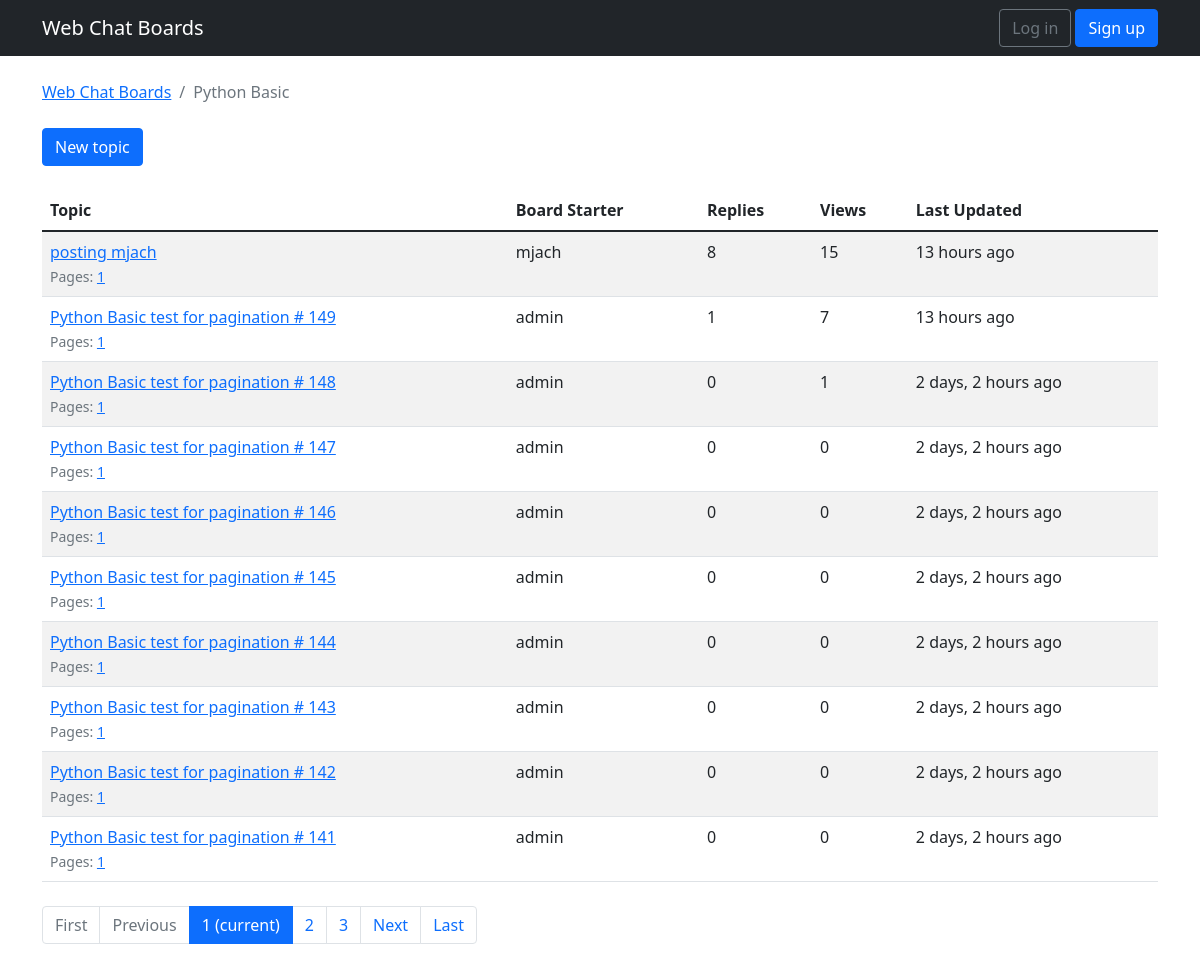
Screenshot of /board_topic/1/ with the database file from the repository.
### webchat/models.py (models this page shows, shortened)
class ChatBoard(models.Model):
    name = models.CharField(max_length = 35, unique = True)
    details = models.CharField(max_length = 150)

class ChatTopic(models.Model):
    subject = models.CharField(max_length = 250)
    lastUpdate = models.DateTimeField(auto_now_add = True)
    boardName = models.ForeignKey(ChatBoard, related_name='topics',on_delete=models.CASCADE)
    boardStarter = models.ForeignKey(User, related_name='topics',on_delete=models.CASCADE)
    views = models.PositiveIntegerField(default=0)
    def get_page_count(self):
        count = self.posts.count()
        pages = count / 15
        return math.ceil(pages)
    def has_many_pages(self, count = None):
        if count is None:
            count = self.get_page_count()
        return count > 6
    def get_page_range(self):
        count = self.get_page_count()
        if self.has_many_pages(count):
            return range(1,5)
        return range(1, count + 1)

### webchat/views.py (the view)
# urls.py: re_path(r'^board_topic/(?P<pk>\d+)/$', views.TopicListView.as_view(),
class TopicListView(ListView):
    model = ChatTopic
    context_object_name = 'topics'
    template_name = 'chat_board_topics.html'
    paginate_by = 10
    def get_context_data(self, **kwargs):
        kwargs['chat_board'] = self.chat_board
        return super().get_context_data(**kwargs)
    def get_queryset(self):
        self.chat_board = get_object_or_404(ChatBoard, pk = self.kwargs.get('pk'))
        queryset = self.chat_board.topics.order_by('-lastUpdate').annotate(replies=Count('posts') - 1)
        return queryset

### templates/chat_board_topics.html (shortened to what this page needs)
{% extends 'base.html' %}
{% load humanize %}
{% block breadcrumb %}
        <li class="breadcrumb-item"><a href="{% url 'home' %}">Web Chat Boards</a></li>
        <li class="breadcrumb-item active">{{ chat_board.name }}</li>
{% endblock %}
{% block content %}
<div class="mb-4">
  <a href="{% url 'new_board_topic' chat_board.pk %}" class="btn btn-primary">New topic</a>
</div>
<table class="table table-striped mb-4">
    <thead class="thead-inverse">
      <tr>
        <th>Topic</th>
        <th>Board Starter</th>
        <th>Replies</th>
        <th>Views</th>
        <th>Last Updated</th>
      </tr>
    </thead>
    <tbody>
      {% for topic in topics %}
          {% url 'topic_posts' chat_board.pk topic.pk as topic_url %}
        <tr>
            <td>
                <p class="mb-0">
                    <a href="{{ topic_url }}">{{ topic.subject }}</a>
                </p>
                <small class="text-muted">
                    Pages:
                    {% for i in topic.get_page_range %}
                        <a href="{{ topic_url }}?page={{ i }}">{{ i }}</a>
                    {% endfor %}
                </small>
            </td>
            <td>{{ topic.boardStarter.username }}</td>
            <td>{{ topic.replies }}</td>
            <td>{{ topic.views }}</td>
            <td>{{ topic.lastUpdate|naturaltime }}</td>
        </tr>
      {% endfor %}
    </tbody>
  </table>
  {% include 'includes/pagination.html' %}
{% endblock %}

### rows the page displays
ChatBoard: name "Python Basic"
ChatTopic: subject "posting mjach", get_page_range "1", boardStarter.username "mjach", replies "8", views "15", lastUpdate "13 hours ago"
ChatTopic: subject "Python Basic test for pagination # 149", get_page_range "1", boardStarter.username "admin", replies "1", views "7", lastUpdate "13 hours ago"
ChatTopic: subject "Python Basic test for pagination # 148", get_page_range "1", boardStarter.username "admin", replies "0", views "1", lastUpdate "2 days, 2 hours ago"
ChatTopic: subject "Python Basic test for pagination # 147", get_page_range "1", boardStarter.username "admin", replies "0", views "0", lastUpdate "2 days, 2 hours ago"
ChatTopic: subject "Python Basic test for pagination # 146", get_page_range "1", boardStarter.username "admin", replies "0", views "0", lastUpdate "2 days, 2 hours ago"
ChatTopic: subject "Python Basic test for pagination # 145", get_page_range "1", boardStarter.username "admin", replies "0", views "0", lastUpdate "2 days, 2 hours ago"
ChatTopic: subject "Python Basic test for pagination # 144", get_page_range "1", boardStarter.username "admin", replies "0", views "0", lastUpdate "2 days, 2 hours ago"
ChatTopic: subject "Python Basic test for pagination # 143", get_page_range "1", boardStarter.username "admin", replies "0", views "0", lastUpdate "2 days, 2 hours ago"
ChatTopic: subject "Python Basic test for pagination # 142", get_page_range "1", boardStarter.username "admin", replies "0", views "0", lastUpdate "2 days, 2 hours ago"
ChatTopic: subject "Python Basic test for pagination # 141", get_page_range "1", boardStarter.username "admin", replies "0", views "0", lastUpdate "2 days, 2 hours ago"

### other values shown
{{ page_num }} "1"
{{ page_num }} "2" "3"
